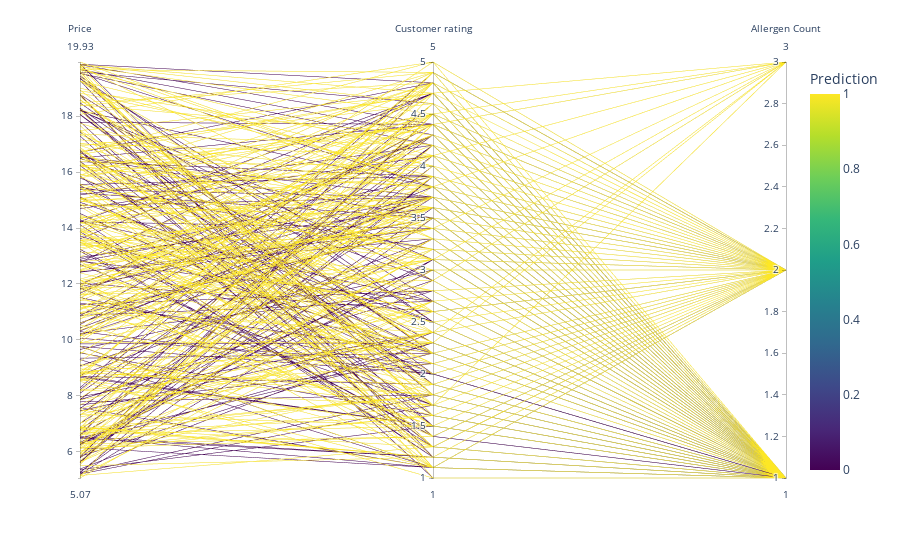

The cell this chart's notebook holds for it:
### Code cell
fig = px.parallel_coordinates(df, dimensions=['Price', 'Customer rating', 'Allergen Count'],
                             color='Prediction', color_continuous_scale=px.colors.sequential.Viridis)
fig.show()

### Figure 1 — Plotly figure (JSON) as saved in the notebook; plotly's stock layout.template omitted (floating-point values rounded to 4 significant figures; data arrays with more than 128 entries replaced by an {"elided": "..."} marker saying what was removed)
{"data": [{"dimensions": [{"label": "Price", "values": {"elided": "398 float values"}}, {"label": "Customer rating", "values": {"elided": "398 float values"}}, {"label": "Allergen Count", "values": {"elided": "398 int values"}}], "domain": {"x": [0, 1], "y": [0, 1]}, "line": {"color": {"elided": "398 int values"}, "coloraxis": "coloraxis"}, "name": "", "type": "parcoords"}], "layout": {"autosize": true, "coloraxis": {"colorbar": {"title": {"text": "Prediction"}}, "colorscale": [[0, "#440154"], [0.1111, "#482878"], [0.2222, "#3e4989"], [0.3333, "#31688e"], [0.4444, "#26828e"], [0.5556, "#1f9e89"], [0.6667, "#35b779"], [0.7778, "#6ece58"], [0.8889, "#b5de2b"], [1, "#fde725"]]}, "legend": {"tracegroupgap": 0}, "margin": {"t": 60}}}
